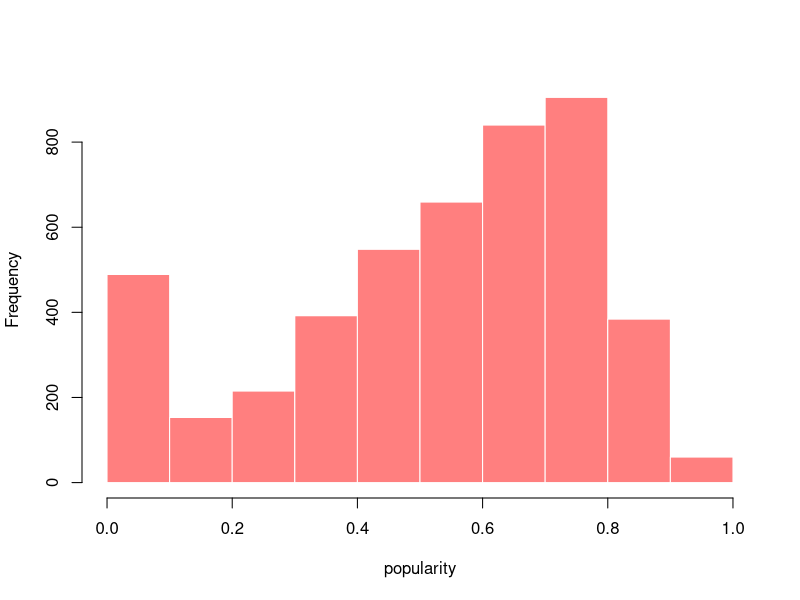
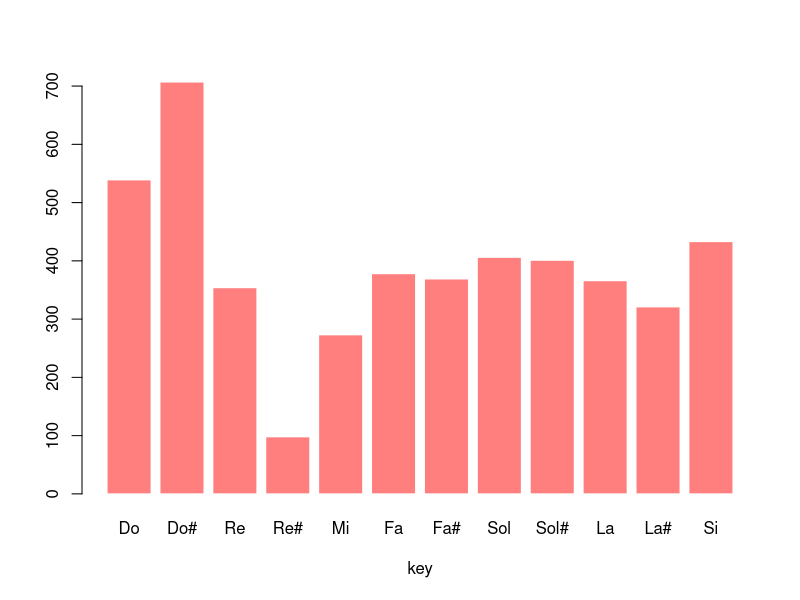
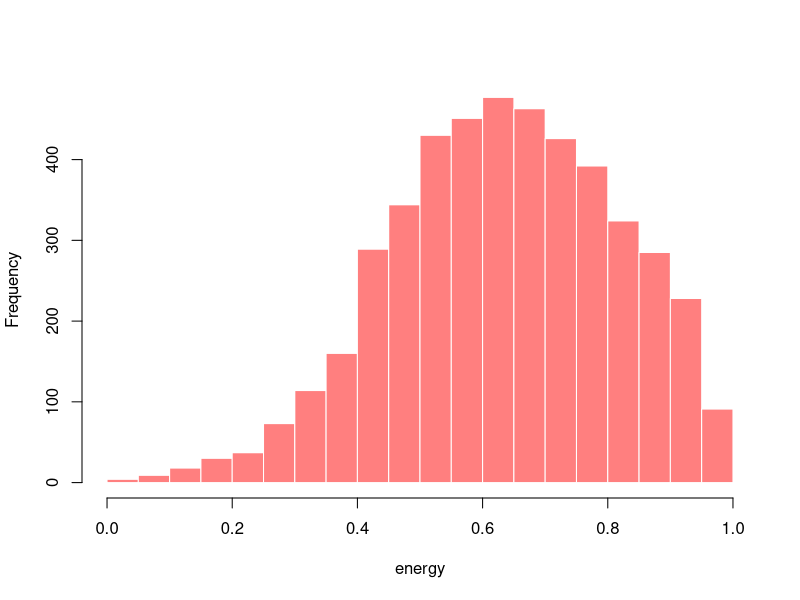
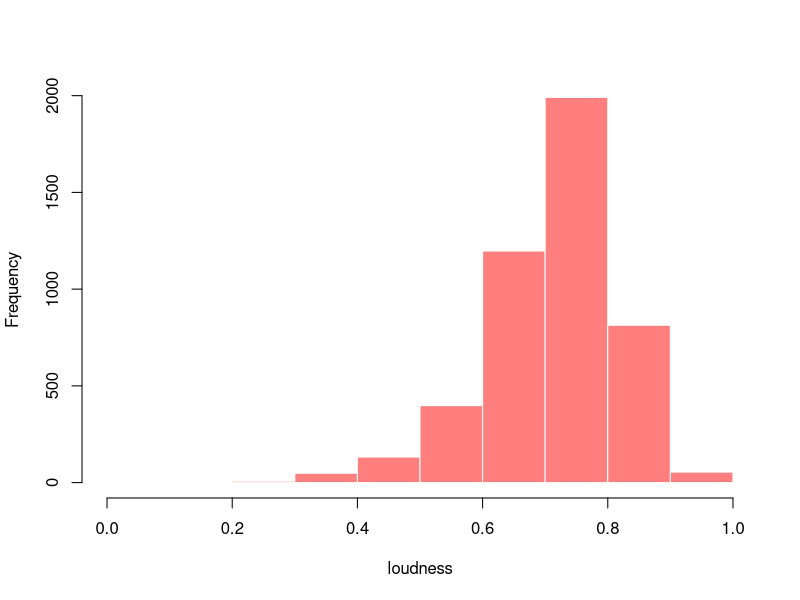
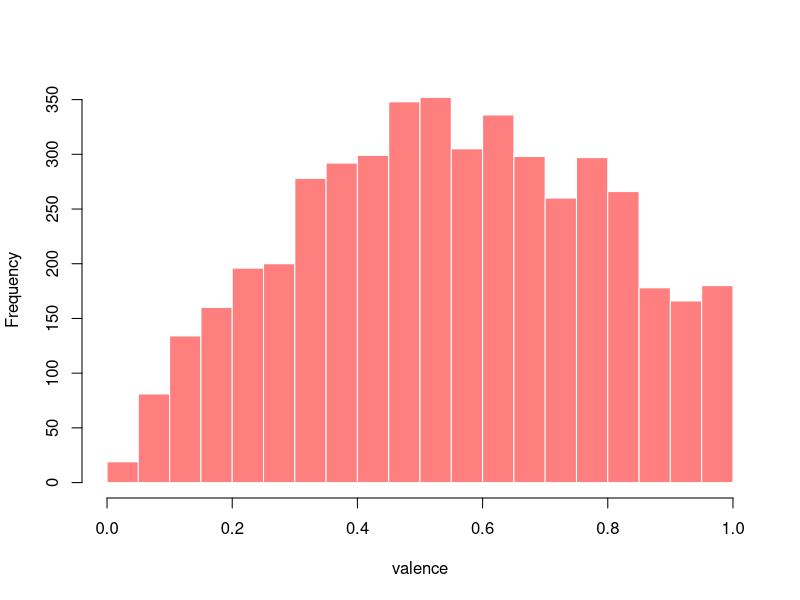
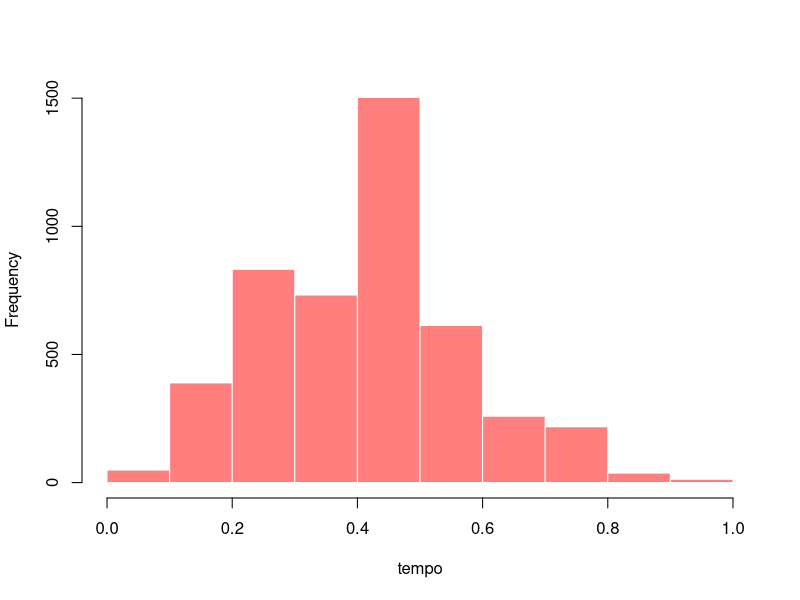

Generate these figures, in order, with R:
## ---- chunk 1
#install.packages("dplyr")
#install.packages("tidyverse")
#install.packages("caret")
#install.packages('fastDummies')
library(readr)
library(dplyr)
library(tidyverse)
library(caret)
library(fastDummies)
## ---- chunk 2
tiktok <- read_csv("tiktok.csv")
head(tiktok)
## ---- chunk 3
tiktok_unique = unique(tiktok)
summary(tiktok_unique)
## ---- chunk 4
tiktok_data <- select(tiktok_unique,-"track_id",-"artist_name",-"album_id",-"playlist_id",-"playlist_name",-"duration_mins")
head(tiktok_data)
summary(tiktok_data)
## ---- chunk 5
changeDate <- function(release_date){
  case_when(
    nchar(release_date)<10  ~ paste(release_date,"-01-01", sep=""),
    nchar(release_date)>=10  ~ release_date
  )
}
tiktok_data <- tiktok_data %>% mutate(release_date=changeDate(release_date))
tiktok_data
## ---- chunk 6
tiktok_data <- tiktok_data %>% mutate(tempo=round(tempo, digits = 0))

process_popularity <- preProcess(as.data.frame(tiktok_data$popularity), method=c("range"))
norm_scale_popularity <- predict(process_popularity, as.data.frame(tiktok_data$popularity))
norm_scale_popularity
## ---- chunk 7
process_tempo <- preProcess(as.data.frame(tiktok_data$tempo), method=c("range"))
norm_scale_tempo <- predict(process_tempo, as.data.frame(tiktok_data$tempo))
norm_scale_tempo
## ---- chunk 8
process_acousticness <- preProcess(as.data.frame(tiktok_data$acousticness), method=c("range"))
norm_scale_acousticness <- predict(process_acousticness, as.data.frame(tiktok_data$acousticness))
norm_scale_acousticness
## ---- chunk 9
process_loudness <- preProcess(as.data.frame(tiktok_data$loudness), method=c("range"))
norm_scale_loudness <- predict(process_loudness, as.data.frame(tiktok_data$loudness))
norm_scale_loudness
## ---- chunk 10
tiktok_data$popularity <- norm_scale_popularity[,"tiktok_data$popularity"]
tiktok_data$loudness <- norm_scale_loudness[,"tiktok_data$loudness"]
tiktok_data$acousticness <- norm_scale_acousticness[,"tiktok_data$acousticness"]
tiktok_data$tempo <- norm_scale_tempo[,"tiktok_data$tempo"]
tiktok_data
## ---- chunk 11
tiktok_data <- dummy_cols(tiktok_data, select_columns = 'genre')
tiktok_data$genre <- NULL
head(tiktok_data)
## ---- chunk 12
write.csv(tiktok_data ,"tiktok_processed.csv", row.names=FALSE)
## ---- chunk 13
hist(tiktok_data$popularity, col=rgb(1,0,0,0.5), main=NULL, xlab="popularity", border='white')
## ---- chunk 14
keys = c('Do', 'Do#', 'Re', 'Re#', 'Mi', 'Fa', 'Fa#', 'Sol', 'Sol#', 'La', 'La#', 'Si')
barplot(table(sapply(tiktok_data$key, function(x) return(keys[x+1])))[keys], col=rgb(1,0,0,0.5), main=NULL, xlab="key", border='white')
## ---- chunk 15
hist(tiktok_data$energy, col=rgb(1,0,0,0.5), main=NULL, xlab="energy", border='white')
## ---- chunk 16
hist(tiktok_data$loudness, col=rgb(1,0,0,0.5), main=NULL, xlab="loudness", border='white')
## ---- chunk 17
hist(tiktok_data$valence, col=rgb(1,0,0,0.5), main=NULL, xlab="valence", border='white')
## ---- chunk 18
hist(tiktok_data$tempo, col=rgb(1,0,0,0.5), main=NULL, xlab="tempo", border='white')
